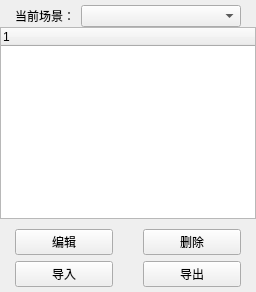
            <widget class="QWidget" name="tabSceneTree">
             <attribute name="title">
              <string>场景</string>
             </attribute>
             <layout class="QVBoxLayout" name="verticalLayout_5">
              <property name="spacing">
               <number>0</number>
              </property>
              <property name="leftMargin">
               <number>0</number>
              </property>
              <property name="topMargin">
               <number>5</number>
              </property>
              <property name="rightMargin">
               <number>0</number>
              </property>
              <property name="bottomMargin">
               <number>5</number>
              </property>
              <item>
               <widget class="QWidget" name="widget_4" native="true">
                <layout class="QGridLayout" name="gridLayout_19" columnstretch="1,3">
                 <property name="leftMargin">
                  <number>15</number>
                 </property>
                 <property name="topMargin">
                  <number>0</number>
                 </property>
                 <property name="rightMargin">
                  <number>15</number>
                 </property>
                 <property name="bottomMargin">
                  <number>0</number>
                 </property>
                 <item row="0" column="1">
                  <widget class="QComboBox" name="cmbCurrentScene"/>
                 </item>
                 <item row="0" column="0">
                  <widget class="QLabel" name="lblCurrentScence">
                   <property name="text">
                    <string>当前场景：</string>
                   </property>
                  </widget>
                 </item>
                </layout>
               </widget>
              </item>
              <item>
               <widget class="QTreeWidget" name="twSceneTree">
                <column>
                 <property name="text">
                  <string notr="true">1</string>
                 </property>
                </column>
               </widget>
              </item>
              <item>
               <widget class="QWidget" name="wgtSceneActions" native="true">
                <layout class="QGridLayout" name="gridLayout_17">
                 <property name="leftMargin">
                  <number>15</number>
                 </property>
                 <property name="topMargin">
                  <number>10</number>
                 </property>
                 <property name="rightMargin">
                  <number>15</number>
                 </property>
                 <property name="bottomMargin">
                  <number>0</number>
                 </property>
                 <property name="horizontalSpacing">
                  <number>30</number>
                 </property>
                 <item row="1" column="0">
                  <widget class="QPushButton" name="btnSceneImport">
                   <property name="text">
                    <string>导入</string>
                   </property>
                  </widget>
                 </item>
                 <item row="1" column="1">
                  <widget class="QPushButton" name="btnSceneOutput">
                   <property name="text">
                    <string>导出</string>
                   </property>
                  </widget>
                 </item>
                 <item row="0" column="0">
                  <widget class="QPushButton" name="btnSceneEdit">
                   <property name="text">
                    <string>编辑</string>
                   </property>
                  </widget>
                 </item>
                 <item row="0" column="1">
                  <widget class="QPushButton" name="btnSceneDelete">
                   <property name="text">
                    <string>删除</string>
                   </property>
                  </widget>
                 </item>
                </layout>
               </widget>
              </item>
             </layout>
            </widget>
